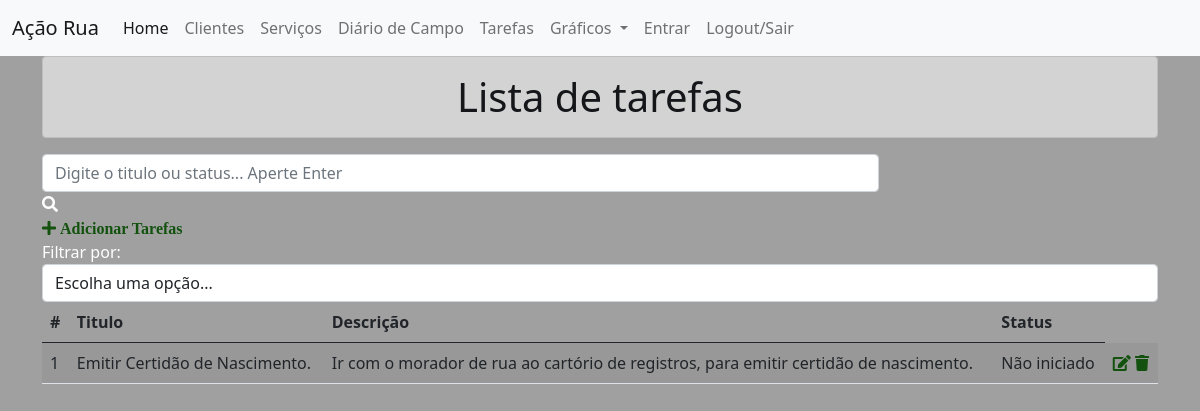
Page /listatarefas/ on the committed database.
### tarefas/models.py (models this page shows, shortened)
class Tarefas(models.Model):
    titulo = models.CharField(max_length=255)
    descricao = models.TextField()
    status = models.CharField(max_length=30)

### tarefas/views.py (the view)
# urls.py: path('listatarefas/', ListaView.as_view(), name='listatarefas'),
class ListaView(ListView):
    models = Tarefas
    template_name = 'listatarefas.html'
    paginate_by = 5
    ordering = 'id'
    queryset = Tarefas.objects.all()
    context_object_name = 'tarefas'
    def get_queryset(self):
        query = self.request.GET.get('q')
        if query:
            return Tarefas.objects.filter(
                Q(titulo__icontains=query) |
                Q(descricao__icontains=query)|
                Q(status__icontains=query)
            )
        else:
            return Tarefas.objects.all()

### tarefas/templates/listatarefas.html (shortened to what this page needs)
{% extends 'base.html' %}
{% load static %}
{% block content %}
<div class="container">
    <h1 class="text-center alert alert-dark">Lista de tarefas</h1>
    <div class="col-9 search-div">
        <form method="GET" id="search-form">
            <input class="form-control" type="text" id="search" name="q" placeholder="Digite o titulo ou status... Aperte Enter"
                   value="{{ request.GET.q }}">
            <i class="fas fa-search"></i>
        </form>
    </div>
    <a id="add-link" href="/addt">
        <div class="col-2 add-div">
            <i class="fas fa-plus"> Adicionar Tarefas</i>
        </div>
    </a>
    <div class="col-12 filter-div">
        <span>Filtrar por:</span>
        <select name="filter" id="filter" class="form-control">
            <option value="">Escolha uma opção...</option>
        </select>
    </div>
    <table class="table table-striped">
        <thead>
        <tr>
            <th scope="col">#</th>
            <th scope="col">Titulo</th>
            <th scope="col">Descrição</th>
            <th scope="col">Status</th>
        </tr>
        </thead>
        <tbody>
        {% for tarefas in tarefas %}
        <tr>
            <td>{{ tarefas.id }}</td>
            <td>{{ tarefas.titulo }}</td>
            <td>{{ tarefas.descricao }}</td>
            <td>{{ tarefas.status }}</td>
            <td>
                <a href="{% url 'upd_tarefas' tarefas.pk %}"><span><i class="fas fa-edit"></i></span></a>
                <a href="{% url 'del_tarefas' tarefas.pk %}"> <span><i class="fas fa-trash"></i></span></a>
            </td>
        </tr>
        {% endfor %}
        </tbody>
    </table>
</div>
{% endblock %}

### core/static/css/estilos.css (style rules this page uses)
body { background-color: #a0a0a0; color: #ffffff; }
a { text-decoration: none; color: #13520E; }

### rows in the picture
Tarefas: id "1", titulo "Emitir Certidão de Nascimento.", descricao "Ir com o morador de rua ao cartório de registros, para emitir certidão de nascimento.", status "Não iniciado"
